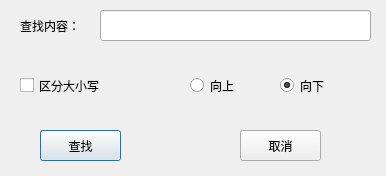
<?xml version="1.0" encoding="UTF-8"?>
<ui version="4.0">
 <class>Find</class>
 <widget class="QDialog" name="Find">
  <property name="geometry">
   <rect>
    <x>0</x>
    <y>0</y>
    <width>386</width>
    <height>176</height>
   </rect>
  </property>
  <property name="windowTitle">
   <string>Dialog</string>
  </property>
  <widget class="QLabel" name="label">
   <property name="geometry">
    <rect>
     <x>20</x>
     <y>10</y>
     <width>61</width>
     <height>31</height>
    </rect>
   </property>
   <property name="text">
    <string>查找内容：</string>
   </property>
  </widget>
  <widget class="QLineEdit" name="lineEdit">
   <property name="geometry">
    <rect>
     <x>100</x>
     <y>10</y>
     <width>271</width>
     <height>31</height>
    </rect>
   </property>
  </widget>
  <widget class="QCheckBox" name="checkBox">
   <property name="geometry">
    <rect>
     <x>20</x>
     <y>70</y>
     <width>91</width>
     <height>31</height>
    </rect>
   </property>
   <property name="text">
    <string>区分大小写</string>
   </property>
  </widget>
  <widget class="QRadioButton" name="radioButton_up">
   <property name="geometry">
    <rect>
     <x>190</x>
     <y>70</y>
     <width>61</width>
     <height>31</height>
    </rect>
   </property>
   <property name="text">
    <string>向上</string>
   </property>
  </widget>
  <widget class="QRadioButton" name="radioButton_down">
   <property name="geometry">
    <rect>
     <x>280</x>
     <y>70</y>
     <width>61</width>
     <height>31</height>
    </rect>
   </property>
   <property name="text">
    <string>向下</string>
   </property>
   <property name="checked">
    <bool>true</bool>
   </property>
  </widget>
  <widget class="QPushButton" name="pushButton_find">
   <property name="geometry">
    <rect>
     <x>40</x>
     <y>130</y>
     <width>81</width>
     <height>31</height>
    </rect>
   </property>
   <property name="text">
    <string>查找</string>
   </property>
  </widget>
  <widget class="QPushButton" name="pushButton_cancel">
   <property name="geometry">
    <rect>
     <x>240</x>
     <y>130</y>
     <width>81</width>
     <height>31</height>
    </rect>
   </property>
   <property name="text">
    <string>取消</string>
   </property>
  </widget>
 </widget>
 <resources/>
 <connections/>
</ui>
